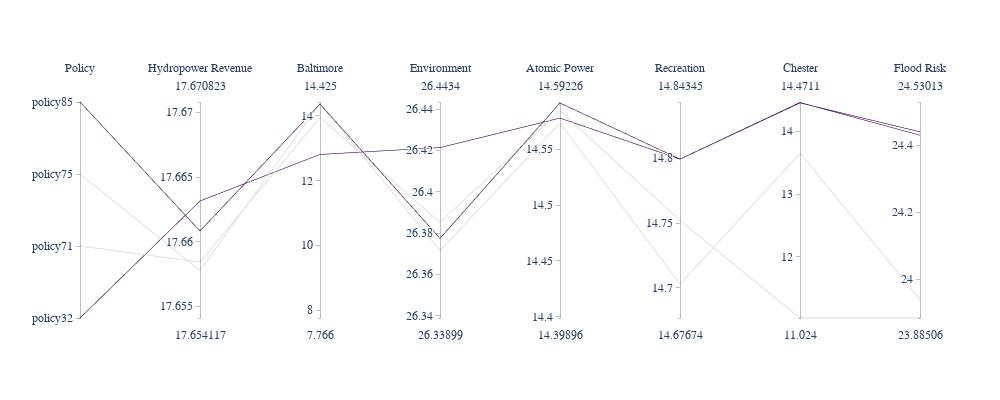

Source (notebook cell):
### Code cell
utilities = utility_function(payoffs)
plot_selected_parcoords(selected_payoffs, utilities, f'/{utility}/11_fallback_policies_{utility}', ['#440154','#f2f2f2','#f2f2f2','#440154'])

### Figure 1 — Plotly figure (JSON) as saved in the notebook; plotly's stock layout.template omitted (floating-point values rounded to 4 significant figures)
{"data": [{"dimensions": [{"label": "Policy", "range": [0, 1], "ticktext": ["policy32", "policy71", "policy75", "policy85"], "tickvals": [0, 0.3333, 0.6667, 1], "values": [0, 0.3333, 0.6667, 1]}, {"label": "Hydropower Revenue", "range": [17.65, 17.67], "values": [17.66, 17.66, 17.66, 17.66]}, {"label": "Baltimore", "range": [7.766, 14.42], "values": [12.81, 13.95, 14.38, 14.36]}, {"label": "Environment", "range": [26.34, 26.44], "values": [26.42, 26.39, 26.37, 26.38]}, {"label": "Atomic Power", "range": [14.4, 14.59], "values": [14.58, 14.58, 14.57, 14.59]}, {"label": "Recreation", "range": [14.68, 14.84], "values": [14.8, 14.75, 14.7, 14.8]}, {"label": "Chester", "range": [11.02, 14.47], "values": [14.46, 11.02, 13.65, 14.46]}, {"label": "Flood Risk", "range": [23.89, 24.53], "values": [24.44, 23.89, 23.94, 24.43]}], "line": {"color": [0, 1, 2, 3], "colorscale": [[0, "#440154"], [0.3333, "#f2f2f2"], [0.6667, "#f2f2f2"], [1, "#440154"]]}, "type": "parcoords"}], "layout": {"font": {"family": "Georgia", "size": 14}, "height": 400, "width": 1000}}
